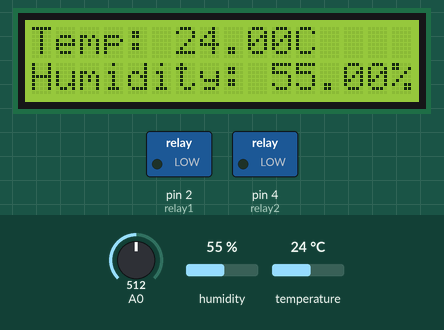
Recording of a sketch running on a simulated Arduino Uno, built with avr-gcc and run on an emulated ATmega328P. Shown: 16×2 character LCD, switched loads named in the sketch (green lamp = pin HIGH). Inputs (shaded band) come from the test bench; at power-on: humidity 55 %, A0 = 512, temperature 24 °C. What the sketch prints to the serial monitor is not drawn.

Above: at 1.2 s.
1.3 s: humidity set to 79 %
At 5.9 s:
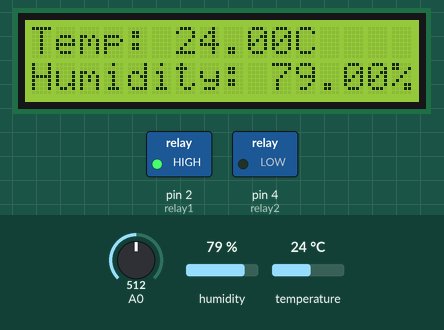
9.8 s: humidity set to 82 %
At 13.0 s:
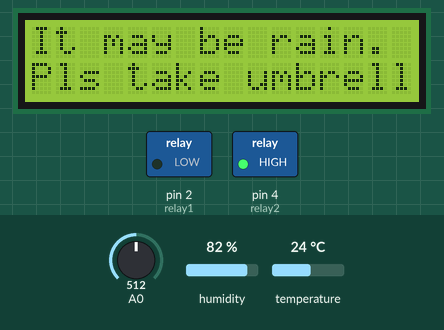
20.8 s: humidity set to 22 %
At 26.2 s:
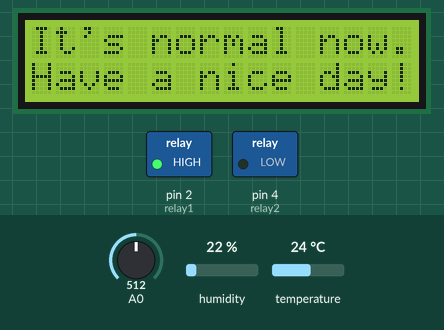
31.8 s: A0 set to 32
37.9 s: A0 set to 27
At 41.1 s:
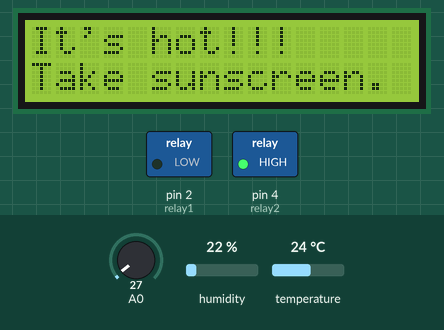
48.6 s: temperature set to 12 °C
At 50.2 s:
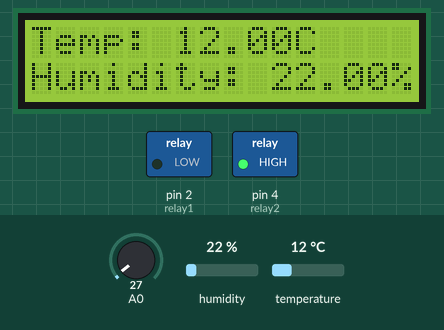
Timing chart, 0 to 51.7 s (numbered marks = the images above; inputs shaded):
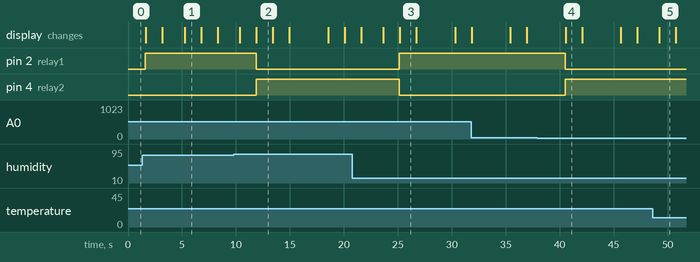

The sketch:

WeatherNoti.ino
```cpp
//DHT11 Sensor:
#include "DHT.h"
#define DHTPIN 12     // what digital pin we're connected to
#define DHTTYPE DHT11   // DHT 11
#define relay1 2
#define relay2 4

DHT dht(DHTPIN, DHTTYPE);


//I2C LCD:
#include <Wire.h> // Comes with Arduino IDE
#include <LiquidCrystal_I2C.h>

// Set the LCD I2C address
LiquidCrystal_I2C lcd(0X3F, 16, 2);


void setup() {
  Serial.begin(9600);
  lcd.begin();
  Serial.println("Status\tHumidity (%)\tTemperature (C)\t Light");

  dht.begin();

  pinMode(relay1, OUTPUT);
  pinMode(relay2, OUTPUT);
}

void loop() {
  float h = dht.readHumidity();
  float t = dht.readTemperature();
  int light = analogRead(A0);
  lcd.clear();
    // set the cursor to (0,0):
  lcd.setCursor(0, 0);
  // print from 0 to 9:

   lcd.print("Temp: ");
   lcd.print(t);
   lcd.print("C");

  // set the cursor to (16,1):
  lcd.setCursor(0,1);
  lcd.print("Humidity: ");
  lcd.print(h);
  lcd.print("%");
  delay(1500);

  if (isnan(h) || isnan(t)) {
    Serial.println("Failed to read from DHT sensor!");
    return;
  }

  if(h > 80){
    digitalWrite(relay1,LOW);
    digitalWrite(relay2, HIGH);
    lcd.clear();
    lcd.setCursor(0,0);
    lcd.print("It may be rain.");
    lcd.setCursor(0,1);
    lcd.print("Pls take umbrella.");
    delay(1500);
    lcd.clear();
    lcd.setCursor(0,0);
    lcd.print("Or don't go outside.");
    delay(1500);
    lcd.clear();
    lcd.setCursor(0, 0);
    lcd.print("Temp: ");
    lcd.print(t);
    lcd.print("C");
    lcd.setCursor(0,1);
    lcd.print("Humidity: ");
    lcd.print(h);
    lcd.print("%");
    delay(1500);
    }
  else if((t > 30 && h <= 80) || light < 30){
    digitalWrite(relay1,LOW);
    digitalWrite(relay2, HIGH);
    lcd.clear();
    lcd.setCursor(0,0);
    lcd.print("It's hot!!!");
    lcd.setCursor(0,1);
    lcd.print("Take sunscreen.");
    delay(1500);
    lcd.clear();
    lcd.setCursor(0, 0);
    lcd.print("Temp: ");
    lcd.print(t);
    lcd.print("C");
    lcd.setCursor(0,1);
    lcd.print("Humidity: ");
    lcd.print(h);
    lcd.print("%");
    delay(1500);
    }
  else if((h >= 60 && h < 80) || (t > 23 && t < 30)){
    digitalWrite(relay1, HIGH);
    digitalWrite(relay2, LOW);
    lcd.clear();
    lcd.setCursor(0,0);
    lcd.print("It's normal now.");
    lcd.setCursor(0,1);
    lcd.print("Have a nice day!");
    delay(1500);
    lcd.clear();
    lcd.setCursor(0, 0);
    lcd.print("Temp: ");
    lcd.print(t);
    lcd.print("C");
    lcd.setCursor(0,1);
    lcd.print("Humidity: ");
    lcd.print(h);
    lcd.print("%");
    delay(1500);
    }
  else if(h < 60 && t < 23){
    digitalWrite(relay1,LOW);
    digitalWrite(relay2, HIGH);
    lcd.clear();
    lcd.setCursor(0,0);
    lcd.print("It's cold now");
    lcd.setCursor(0,1);
    lcd.print("Pls take sweater.");
    delay(1500);
    lcd.clear();
    lcd.setCursor(0, 0);
    lcd.print("Temp: ");
    lcd.print(t);
    lcd.print("C");
    lcd.setCursor(0,1);
    lcd.print("Humidity: ");
    lcd.print(h);
    lcd.print("%");
    delay(1500);
    }

  Serial.print("Humidity: ");
  Serial.print(h);
  Serial.print(" %\t");
  Serial.print("Temperature: ");
  Serial.print(t);
  Serial.print(" *C\t ");
  Serial.print("Light: ");
  Serial.print(light);
  Serial.println();
  delay(500);

}
```

Measured:
- the behaviour switches between 80 and 81 % on humidity (found by bisection; images 1 and 2)
- the behaviour switches between 30 and 29 on A0 (found by bisection; images 3 and 4)
- after the input at 1.3 s, the display: first differs from a run without the input after 3.9 s (image 1)
- after the input at 9.8 s, pin 2 (relay1): HIGH → LOW after 2.1 s; pin 4 (relay2): LOW → HIGH after 2.1 s; the display: first changes after 0.56 s (image 2 shows a later state)
- after the input at 20.8 s, pin 2 (relay1): LOW → HIGH after 4.3 s; pin 4 (relay2): HIGH → LOW after 4.3 s
- after the input at 37.9 s, pin 2 (relay1): HIGH → LOW after 2.6 s; pin 4 (relay2): LOW → HIGH after 2.6 s; the display: changes after 2.6 s (image 4)
- after the input at 48.6 s, the display: changes after 0.64 s (image 5)
